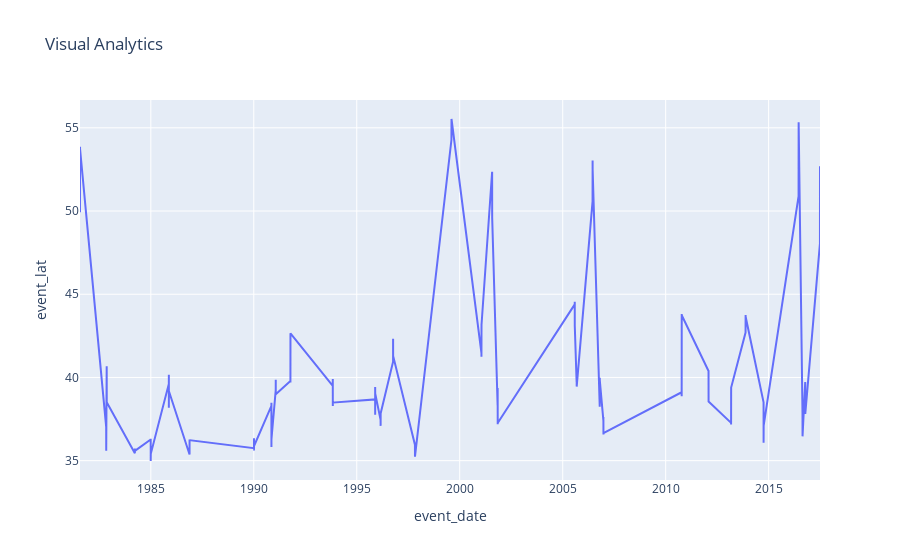

This figure's notebook cell:
### Code cell
fig = graph_tool.getGraph(df, x_column='event_date',y_column='event_lat')
fig.show()

### Figure 1 — Plotly figure (JSON) as saved in the notebook; plotly's stock layout.template omitted (floating-point values rounded to 4 significant figures; data arrays with more than 128 entries replaced by an {"elided": "..."} marker saying what was removed)
{"data": [{"hovertemplate": "event_date=%{x}<br>event_lat=%{y}<extra></extra>", "legendgroup": "", "line": {"color": "#636efa", "dash": "solid"}, "mode": "lines", "name": "", "orientation": "v", "showlegend": false, "type": "scatter", "x": {"elided": "975 str values"}, "xaxis": "x", "y": {"elided": "975 float values"}, "yaxis": "y"}], "layout": {"legend": {"tracegroupgap": 0}, "title": {"text": "Visual Analytics"}, "xaxis": {"anchor": "y", "domain": [0, 1], "title": {"text": "event_date"}}, "yaxis": {"anchor": "x", "domain": [0, 1], "title": {"text": "event_lat"}}}}
